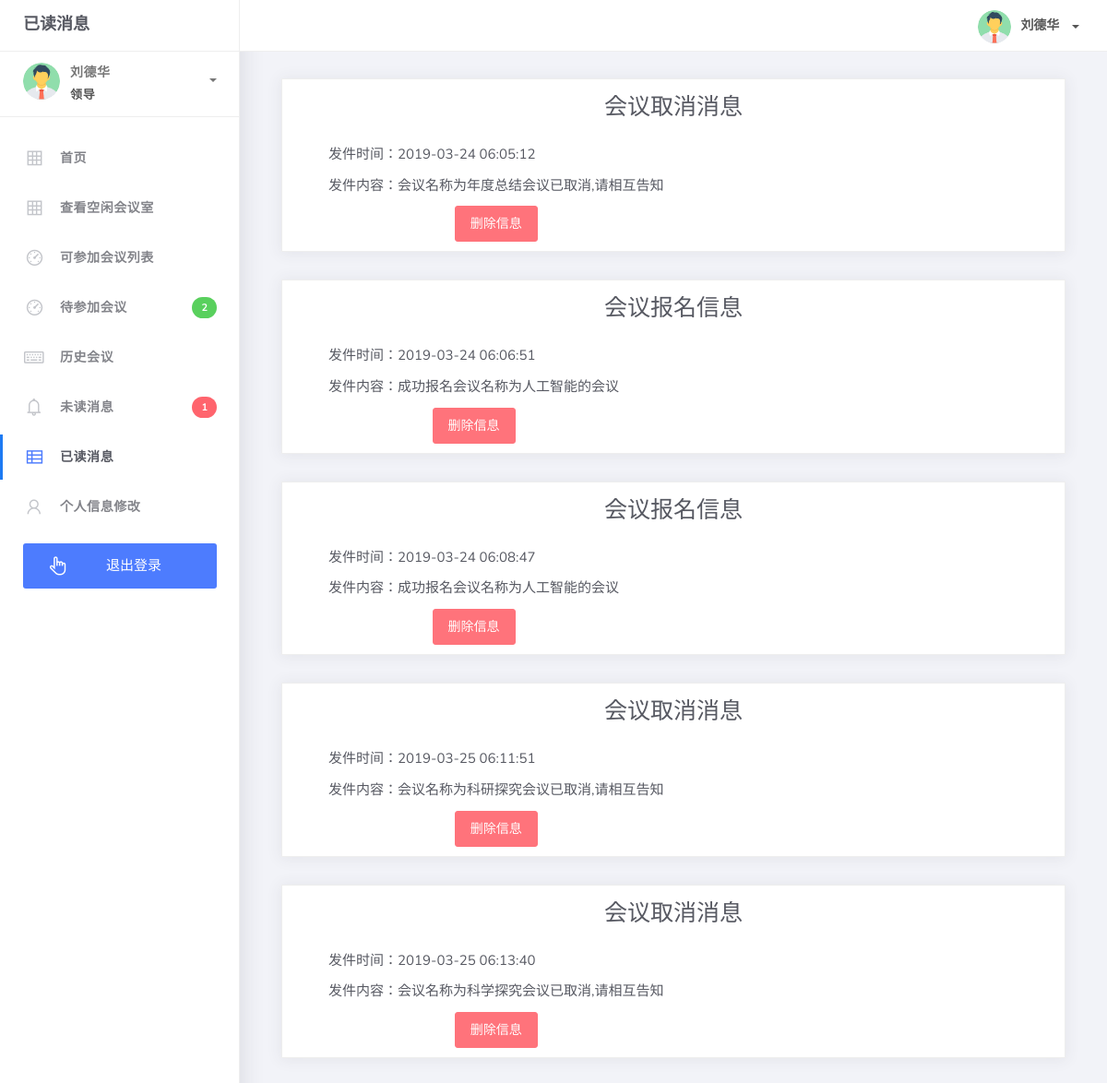
The app's page /zlsz/message_y.php (signed in) with its own data.
### tables this page shows
CREATE TABLE `hy_message` (
  `id` int(11) NOT NULL AUTO_INCREMENT,
  `user` varchar(20) DEFAULT NULL,
  `con` varchar(255) DEFAULT NULL,
  `time` datetime DEFAULT NULL,
  `state` varchar(15) DEFAULT NULL,
  `title` varchar(255) DEFAULT NULL,
  `type` varchar(255) DEFAULT NULL,
  `meetingid` varchar(11) DEFAULT NULL,
  `send_peo` varchar(255) DEFAULT NULL,
  PRIMARY KEY (`id`)
);

### zlsz/includes/MyDb.php (called while the page is built, shortened)
<?php
class MyDb
{
    public function __construct($dbname,$host="qdm190234501.my3w.com",$user="qdm190234501",$pwd="zfz666666",$charset="SET NAMES UTF8")
    {
        $this->dbname = $dbname;
        $this->host = $host;
        $this->user = $user;
        $this->pwd = $pwd;
        $this->charset = $charset;
    }
    public function query($sql)
    {
        return @mysql_query($sql);
    }
    public function fetch($res)
    {
        return @mysql_fetch_array($res);
    }
    public function get_all($tablename,$where="",$column="*",$order="",$limit="",$join="",$group="")
    {
       $res =  $this->select_num($tablename,$where,$column,$order,$join,$limit,$group);
       $arr = array();
        while($row = $this->fetch($res)){
            $arr[] = $row;
        }
        return $arr;
    }
    private  function getTableName($tableName,$tablePrifx="hy_")
    {
        return $tablePrifx.$tableName;
    }
    public function select_num($tablename,$where="",$column="*",$order=null,$join=null,$limit=null,$group=null)
    {
        $tablename = self::getTableName($tablename);
        $sql = "select {$column}  from {$tablename}";
        if($where){
            $sql.=" where {$where}";
        }
        return $this->query($sql);
    }
}

### zlsz/includes/init.php (called while the page is built, shortened)
<?php
include(ROOT."includes/MyDb.php");
$Db = new MyDb("qdm190234501_db");

### zlsz/message_y.php (the view, shortened to what this page needs)
<!DOCTYPE html>
<?php
include( "includes/init.php" );
$name = $_SESSION[ 'name' ];
$arr = $Db->get_all( "message","user='$name' and state='true'");
$message=$Db->get_all( "message","user='$name' and state='false'");
$meeting=$Db->get_all("meeting_peo","username='$name'");
?>
<html>
	<head>
		<link rel="stylesheet" href="assets/css/bootstrap.min.css">
		<link rel="stylesheet" href="assets/css/ready.css">
		<link rel="stylesheet" href="assets/css/demo.css">
	</head>
	<body>
		<div class="wrapper">
			<div class="main-header">
				<div class="logo-header">
					<a href="index.php" class="logo">
						已读消息
					</a>
				</div>
				<nav class="navbar navbar-header navbar-expand-lg">
					<div class="container-fluid">
						<ul class="navbar-nav topbar-nav ml-md-auto align-items-center">
						<li class="nav-item dropdown">
								<a class="dropdown-toggle profile-pic" data-toggle="dropdown" href="#" aria-expanded="false"> <img src="assets/img/profile.jpg" alt="user-img" width="36" class="img-circle"><span><?php echo $_SESSION['zname']?></span></span>
								</a>
							</li>
						</ul>
					</div>
				</nav>
			</div>
			<div class="sidebar">
				<div class="scrollbar-inner sidebar-wrapper">
					<div class="user">
						<div class="photo">
							<img src="assets/img/profile.jpg">
						</div>
						<div class="info">
							<a class="" data-toggle="collapse" href="#collapseExample" aria-expanded="true">
								<span>
									<?php echo $_SESSION['zname']?>
									<span class="user-level"><?php echo $_SESSION['job']?></span>
								<span class="caret"></span>
								</span>
							</a>
						</div>
					</div>
					<ul class="nav">
						<li class="nav-item">
							<a href="index.php">
								<i class="la la-table"></i>
								<p>首页</p>
							</a>
						</li>
						<li class="nav-item" <?php if($_SESSION['job']=='员工'){echo "hidden";}?>>
							<a href="office.php">
								<i class="la la-table"></i>
								<p>查看空闲会议室</p>
							</a>
						</li>
							<li class="nav-item">
							<a href="meeting_all.php">
								<i class="la la-dashboard"></i>
								<p>可参加会议列表</p>
							</a>
						</li>
						<li class="nav-item">
							<a href="meeting.php">
								<i class="la la-dashboard"></i>
								<p>待参加会议</p>
								<span class="badge badge-success" <?php if(sizeof($meeting)==0){echo "hidden";}?>><?php echo sizeof($meeting)?></span>
							</a>
						</li>
						<li class="nav-item">
							<a href="history.php">
								<i class="la la-keyboard-o"></i>
								<p>历史会议</p>
							</a>
						</li>
						<li class="nav-item">
							<a href="message_w.php">
								<i class="la la-bell"></i>
								<p>未读消息</p>
								<span class="badge badge-danger" <?php if(sizeof($message)==0){echo "hidden";}?>><?php echo sizeof($message)?></span>
							</a>
						</li>
						<li class="nav-item active">
							<a href="message_y.php">
								<i class="la la-th-list"></i>
								<p>已读消息</p>
							</a>
						</li>
						<li class="nav-item">
							<a href="userinf.php">
								<i class="la la-user"></i>
								<p>个人信息修改</p>
							</a>
						</li>
						<li id="logout" class="nav-item update-pro">
							<button data-toggle="modal" data-target="#modalUpdate">
								<i class="la la-hand-pointer-o"></i>
								<p>退出登录</p>
							</button>
						</li>
					</ul>
				</div>
			</div>
			<div class="main-panel">
				<div class="content">
					<div class="container-fluid">
							<?php
								for($i=0;$i<sizeof($arr);$i++){
							?>
								<div class="col-md-12">
								<div class="card card-stats">
								<div class="card-body ">
										<div class="row">
										<div class="col-12 d-flex align-items-center">
											<div class="numbers col-12">
												<center><h5><?php echo $arr[$i]['title']?></h5></center>
												<div style="float:left;margin-left: 20px;margin-top: 10px;">
													<p>发件时间：<?php echo $arr[$i]['time']?></p>
													<p> 发件内容：<?php echo $arr[$i]['con']?></p>
													<center>
														<button id="del" class="btn btn-danger" data-loading-text="Loading..." type="button" <?php if($arr[$i]['type']=='审核'){echo 'hidden';}?>> 删除信息
													  </button>
													 </center>
												</div>
											</div>
										</div>
										</div>
										</div>
									</div>
								</div>
							<?php
								}
							?>
					</div>
				</div>
			</div>
		</div>
	</body>
</html>

### zlsz/assets/css/demo.css (style rules this page uses)
.update-pro { margin: 15px 25px; }
.update-pro button { padding: 13px 25px; background: #4d7cfe; color: #fff; border-radius: 3px; justify-content: center; width: 100%; border: 0; cursor: pointer; }
.update-pro button p, .update-pro button i { color: #fff !important; margin-bottom: 0px; }
.update-pro button i { margin-right: 5px !important; font-size: 23px; color: #C3C5CA; margin-right: 15px; width: 25px; text-align: center; vertical-align: middle; float: left; }

### records on screen
hy_message: title "会议取消消息", time "2019-03-24 06:05:12", con "会议名称为年度总结会议已取消,请相互告知"
hy_message: title "会议报名信息", time "2019-03-24 06:06:51", con "成功报名会议名称为人工智能的会议"
hy_message: title "会议报名信息", time "2019-03-24 06:08:47", con "成功报名会议名称为人工智能的会议"
hy_message: title "会议取消消息", time "2019-03-25 06:11:51", con "会议名称为科研探究会议已取消,请相互告知"
hy_message: title "会议取消消息", time "2019-03-25 06:13:40", con "会议名称为科学探究会议已取消,请相互告知"

### other values on screen
$_SESSION['zname'] "刘德华"
$_SESSION['job'] "领导"
sizeof($meeting) "2"
sizeof($message) "1"
